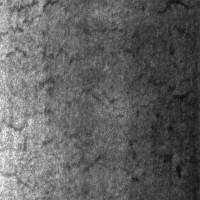
#> input picture NEU-DET/IMAGES/crazing/crazing_102.jpg, 200 x 200 px
$ python -i preprocessing.py   (imports and definitions only)
#> lines starting #> are read from the running program, lines starting #| are printed output that depends on the picture; after the words box and inside, x2 and y2 are one past the last pixel; in counts of white or black regions, pixels touching at a corner belong together
#> further down, picture is the input picture: shape (200, 200); min 13, max 255, mean 97
"""Configurable image preprocessing pipeline for steel surface images.

Everything operates on grayscale/BGR numpy arrays (OpenCV convention) except the
final tensor produced for the CNN backbone. The pipeline is deliberately
composable: each step is a small pure function and :func:`preprocess_image`
wires them together according to :class:`~backend.config.PreprocessConfig`.
"""
from __future__ import annotations

from dataclasses import dataclass
from typing import Dict, List, Optional, Tuple

import cv2
import numpy as np

from ..config import PreprocessConfig, settings
from .helpers import get_logger

# [1 line that did not run here, left out]


# --------------------------------------------------------------------------- #
# Basic ops
# --------------------------------------------------------------------------- #
# [21 lines left out: functions load_image, decode_bytes, to_gray, not called in this run]


def resize(img: np.ndarray, size: int) -> np.ndarray:
    return cv2.resize(img, (size, size), interpolation=cv2.INTER_AREA)


def apply_clahe(gray: np.ndarray, clip: float, grid: int) -> np.ndarray:
    clahe = cv2.createCLAHE(clipLimit=clip, tileGridSize=(grid, grid))
    return clahe.apply(gray)


# [5 lines left out: function gaussian, not called in this run]


def canny_edges(gray: np.ndarray, low: int, high: int) -> np.ndarray:
    return cv2.Canny(gray, low, high)


def normalize_unit(img: np.ndarray) -> np.ndarray:
    """Scale to [0, 1] float32."""
    return img.astype(np.float32) / 255.0


# --------------------------------------------------------------------------- #
# Patches / regions / contours
# --------------------------------------------------------------------------- #
@dataclass
class Patch:
    index: int
    row: int
    col: int
    x0: int
    y0: int
    x1: int
    y1: int
    image: np.ndarray  # grayscale patch

    @property
    def center(self) -> Tuple[float, float]:
        return ((self.x0 + self.x1) / 2.0, (self.y0 + self.y1) / 2.0)

    def bbox(self) -> Dict[str, int]:
        return {"x0": self.x0, "y0": self.y0, "x1": self.x1, "y1": self.y1}


# [16 lines left out: function generate_patches, not called in this run]


def segment_regions(gray: np.ndarray, n_regions: int = 6) -> np.ndarray:
    """Simple intensity-threshold region map (Otsu + connected components).

    Returns an int label map. Used to derive region-level nodes. This is an
    unsupervised proxy for defect regions, not a trained segmenter.
    """
#> called with n_regions = 6
    blur = cv2.GaussianBlur(gray, (5, 5), 0)
    _, binary = cv2.threshold(blur, 0, 255, cv2.THRESH_BINARY + cv2.THRESH_OTSU)
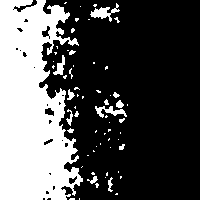
#> binary: shape (200, 200); 32.6% white; 63 white regions (49 under 20 px), largest, box (x1, y1, x2, y2) and area: (0, 0, 83, 200) 11937, (90, 3, 120, 22) 212, (95, 106, 127, 118) 169
    n_labels, labels = cv2.connectedComponents(binary)
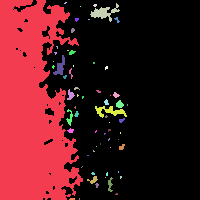
#> labels: shape (200, 200) int32; 64 distinct labels, from 0 to 63; one colour per label, 0 black
#> n_labels = 64
    return labels


# [5 lines left out: function extract_contours, not called in this run]


# --------------------------------------------------------------------------- #
# Full pipeline
# --------------------------------------------------------------------------- #
@dataclass
class PreprocessResult:
    original_bgr: np.ndarray
    resized_bgr: np.ndarray
    gray: np.ndarray            # enhanced grayscale (uint8)
    edges: np.ndarray           # Canny edge map
    patches: List[Patch]
    region_map: np.ndarray
    size: int


# [22 lines that did not run here, left out]


# [12 lines that did not run here, left out]

>>> import cv2
>>> picture = cv2.imread('../../../NEU-DET/IMAGES/crazing/crazing_102.jpg', cv2.IMREAD_GRAYSCALE)
>>> result = segment_regions(picture)

$ run again, on NEU-DET/IMAGES/crazing/crazing_124.jpg
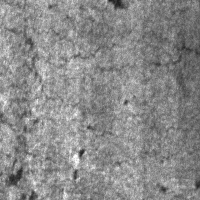
#> input picture NEU-DET/IMAGES/crazing/crazing_124.jpg, 200 x 200 px
#> picture is the input picture: shape (200, 200); min 30, max 255, mean 137.9
#> in segment_regions, `_, binary = cv2.threshold(blur, 0, 255, cv2.THRESH_BINARY + cv2.THRESH..`:
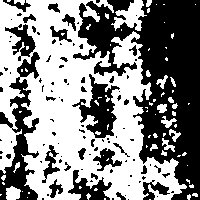
#> binary: shape (200, 200); 53.4% white; 102 black regions (72 under 20 px), largest, box (x1, y1, x2, y2) and area: (73, 0, 200, 200) 11725, (0, 52, 40, 200) 2303, (72, 74, 120, 138) 1262
#> in segment_regions, `n_labels, labels = cv2.connectedComponents(binary)`:
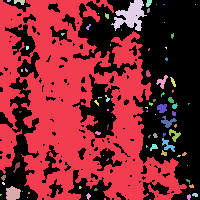
#> labels: shape (200, 200) int32; 79 distinct labels, from 0 to 78; one colour per label, 0 black
#> n_labels = 79

$ run again, on NEU-DET/IMAGES/crazing/crazing_13.jpg
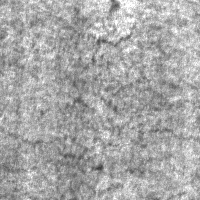
#> input picture NEU-DET/IMAGES/crazing/crazing_13.jpg, 200 x 200 px
#> picture is the input picture: shape (200, 200); min 60, max 255, mean 167.7
#> in segment_regions, `_, binary = cv2.threshold(blur, 0, 255, cv2.THRESH_BINARY + cv2.THRESH..`:
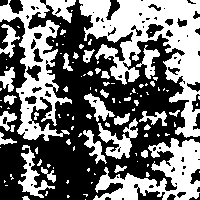
#> binary: shape (200, 200); 45.4% white; 111 white regions (74 under 20 px), largest, box (x1, y1, x2, y2) and area: (79, 0, 200, 138) 6745, (0, 0, 76, 141) 3882, (93, 138, 200, 200) 2986
#> in segment_regions, `n_labels, labels = cv2.connectedComponents(binary)`:
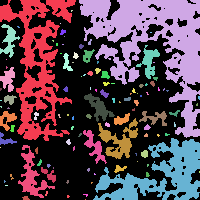
#> labels: shape (200, 200) int32; 112 distinct labels, from 0 to 111; one colour per label, 0 black
#> n_labels = 112
